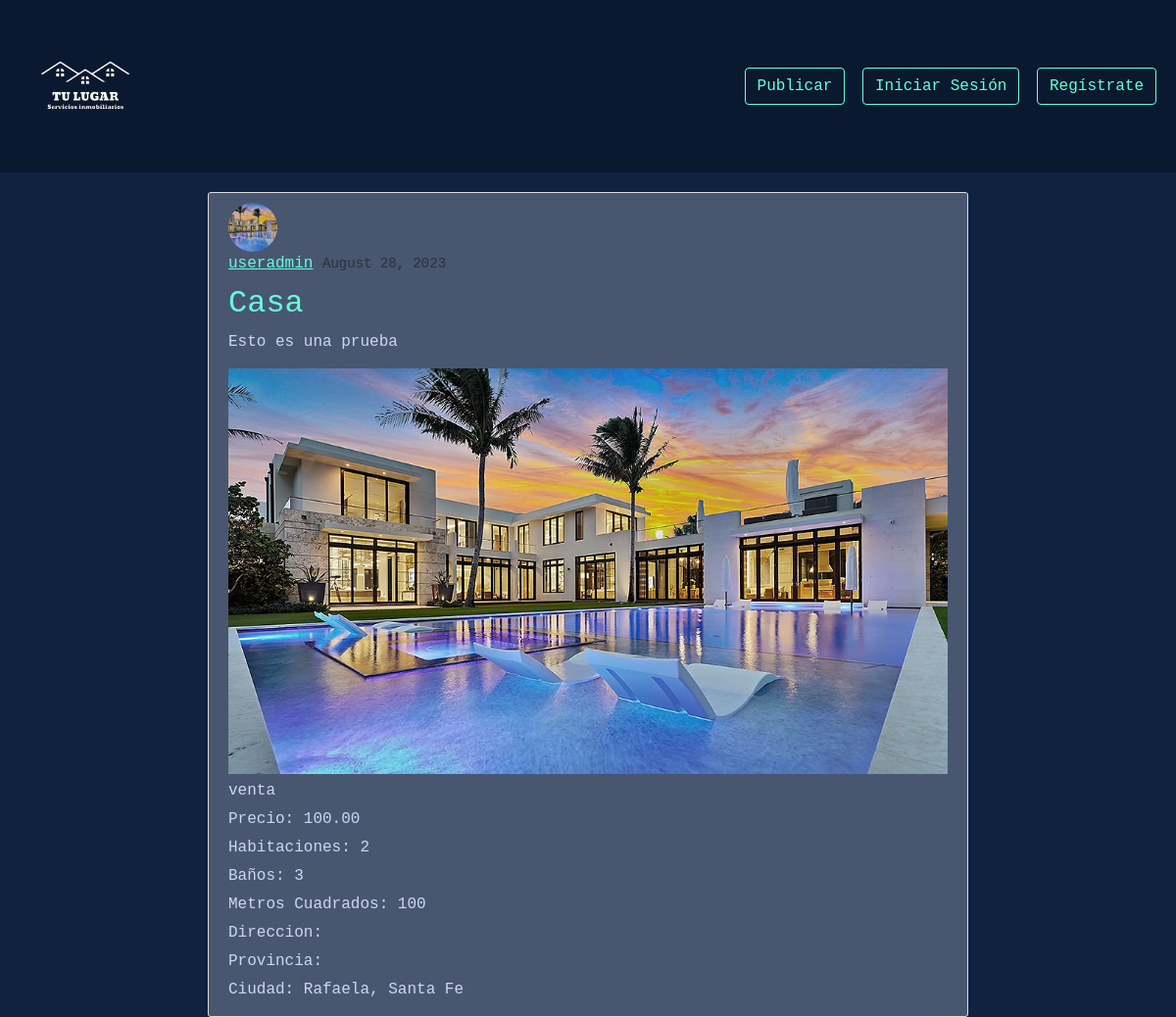
The app's page /, older data.
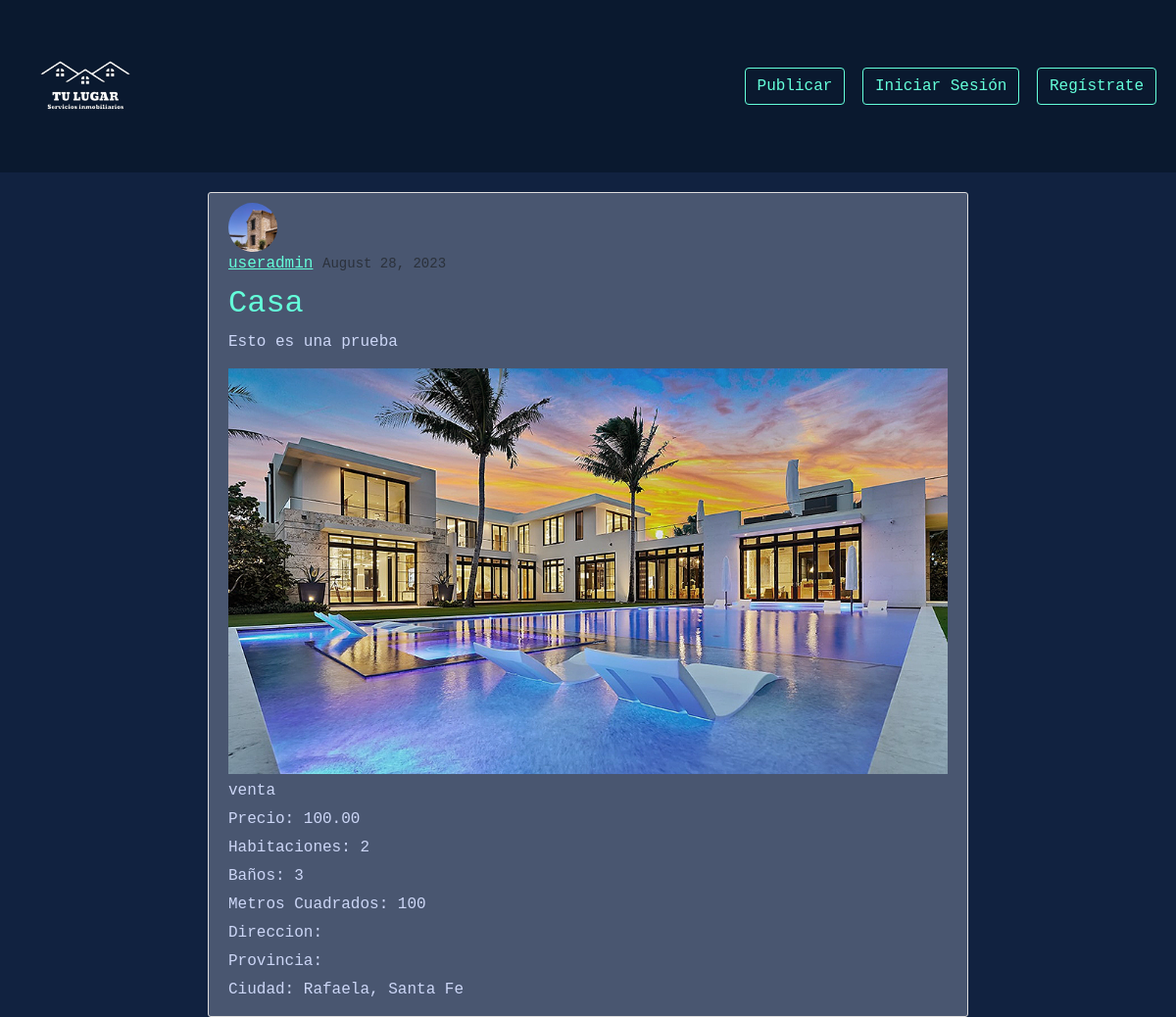
The same page, newer data.
### sitio/models.py (models this page shows, shortened)
class Publicacion(models.Model):
    TIPO_OPERACION = (
        ('venta', 'Venta'),
        ('alquiler', 'Alquiler'),
        ('temporada', 'Temporada')
    )
    TIPO_PROPIEDAD = (
        ('departamento','Departamento'),
        ('casa','Casa'),
        ('deposito','Deposito'),
        ('edificio','Edificio'),
        ('quinta','Quinta Vacacional')
    )
    titulo = models.CharField(max_length=200)
    descripcion = models.TextField()
    tipo_operacion = models.CharField(default='',max_length=10, choices=TIPO_OPERACION)
    tipo_propiedad = models.CharField(default='',max_length=20, choices=TIPO_PROPIEDAD)
    precio = models.DecimalField(default=0, max_digits=10, decimal_places=2)
    habitaciones = models.PositiveIntegerField(default=1)
    banos = models.PositiveIntegerField(default=1)
    metros_cuadrados = models.PositiveIntegerField(default=1)
    direccion = models.CharField(default='', max_length=200)
    provincia = models.CharField(default='', max_length=200)
    ciudad = models.CharField(default='', max_length=200)
    imagen_principal = models.ImageField(default='propiedad_default.jpg', upload_to='propiedades/')
    fecha_creacion = models.DateTimeField(default=timezone.now)
    fecha_actualizado = models.DateTimeField(auto_now=True)
    autor = models.ForeignKey(User, on_delete=models.CASCADE)

class Profile(models.Model):
    user = models.OneToOneField(User, on_delete=models.CASCADE)
    image = models.ImageField(default='default.jpg', upload_to='profile_pics')

### sitio/views.py (the view)
# urls.py: path('', PublicacionListView.as_view(), name = 'home'),
class PublicacionListView(ListView):
    model = Publicacion
    template_name = 'sitio/home.html'
    context_object_name = 'publicaciones'
    ordering = ['-fecha_actualizado']

### sitio/templates/sitio/home.html (shortened to what this page needs)
{% extends "base.html" %}
{% block content %}
{% include "nav.html" %}
<div class="container">
  {% for publicacion in publicaciones %}
    <article class="media content-section">
      <img class="rounded-circle article-img" src="{{ publicacion.autor.profile.image.url }}">
      <div class="media-body">
        <div class="article-metadata">
          <a class="mr-2" href="#">{{ publicacion.autor }}</a>
          <small class="text-muted">{{ publicacion.fecha_creacion|date:"F d, Y" }}</small>
        </div>
        <h2><a class="article-title" href="{% url 'post-detail' publicacion.id %}">{{ publicacion.titulo }}</a></h2>
        <p class="article-content">{{ publicacion.descripcion }}</p>
        <img src="{{ publicacion.imagen_principal.url }}" alt="{{ publicacion.titulo }}" class="publicacion-image">
        <p>{{ publicacion.get_tipo_propiedad_display}}</p>
        <p>Precio: {{ publicacion.precio }}</p>
        <p>Habitaciones: {{ publicacion.habitaciones }}</p>
        <p>Baños: {{ publicacion.banos }}</p>
        <p>Metros Cuadrados: {{ publicacion.metros_cuadrados }}</p>
        <p>Direccion: {{ publicacion.direccion }}</p>
        <p>Provincia: {{ publicacion.provincia }}</p>
        <p>Ciudad: {{ publicacion.ciudad }}</p>
      </div>
    </article>
  {% endfor %}
</div>
{% endblock content %}

### sitio/templates/base.html (shortened to what this page needs)
{% load static %}
{% load crispy_forms_tags %}
<!DOCTYPE html>
<html>
  <head>
    <link rel="stylesheet" href="{% static "fontawesome-free/css/all.min.css"
    %}">
    <link href="https://cdn.jsdelivr.net/npm/bootstrap@5.3.1/dist/css/bootstrap.min.css" rel="stylesheet">
    <link rel="stylesheet" href="https://use.fontawesome.com/releases/v5.6.1/css/all.css">
    <link rel="stylesheet" href="{% static 'css/base.css' %}" />
  </head>
  {% block content %}
  {% endblock content %}
</html>

### sitio/templates/nav.html (shortened to what this page needs)
{% extends 'base.html' %}
{% load static %}
{% block content %}
<html>
  <head>
  </head>
    <nav class="navbar navbar-expand-lg">
        <div class="container-fluid">
            <a class="navbar-brand" href="/">
              <img src="{% static 'img/logo.png' %}" width="150" height="150">
            </a>
            <div class="collapse navbar-collapse" id="navbarSupportedContent">
              <form class="form-inline my-2 my-lg-0">
                {% if user.is_authenticated %}
                  <a href="{% url 'post-create' %}" class="btn btn-outline-success me-2">Publicar</a>
                  <a href="{% url 'perfil' %}" class="btn btn-outline-success me-2">Perfil</a>
                  <a href="{% url 'logout' %}" class="btn btn-outline-success me-2">Cerrar sesión</a>
                {% else %}
                  <a href="{% url 'post-create' %}" class="btn btn-outline-success me-2">Publicar</a>
                  <a href="{% url 'login' %}" class="btn btn-outline-success me-2">Iniciar Sesión</a>
                  <a href="{% url 'register' %}" class="btn btn-outline-success me-2">Regístrate</a>
                {% endif %}
              </form>
            </div>
          </div>
    </nav>
</html>
{% endblock content %}

### sitio/static/css/base.css (style rules this page uses)
* { font-family: var(--font-mono); }
body, html { margin: 0; padding: 0; height: 100%; background: #112240 !important; }
nav { background-color: #0a192f; }
:root { --dark-navy: #020c1b; --navy: #0a192f; --light-navy: #112240; --lightest-navy: #233554; --navy-shadow: rgba(2, 12, 27, 0.7); --dark-slate: #495670; --slate: #8892b0; --light-slate: #a8b2d1; --lightest-slate: #ccd6f6; --white: #e6f1ff; --green: #64ffda; --green-tint: rgba(100, 255, 218, 0.1); --pink: #f57dff; --blue: #57cbff; --font-sans: "Calibre", "Inter", "San Francisco", "SF Pro Text", -apple-system, system-ui, sans-serif; --font-mono: "SF Mono", "Fira Code", "Fira Mono", "Roboto Mono", monospace; --transition: all 0.25s cubic-bezier(0.645, 0.045, 0.355, 1); }
.btn { background: transparent; color: #64ffda; transition: var(--transition); border: 1px solid #64ffda; border-radius: 4px; cursor: pointer; text-decoration: none; }
.content-section { background: #ffffff; padding: 10px 20px; border: 1px solid #dddddd; border-radius: 3px; margin-bottom: 20px; }
a { color: var(--green); }
.container { margin: 20px auto; max-width: 800px; }
.content-section { background: var(--dark-slate); padding: 10px 20px; border: 1px solid #dddddd; border-radius: 3px; margin-bottom: 20px; }
.article-img { width: 50px; height: 50px; border-radius: 50%; object-fit: cover; margin-right: 10px; }
.article-metadata { margin-bottom: 10px; color: var(--light-slate); }
.article-title { color: var(--green); text-decoration: none; transition: var(--transition); }
.article-content { color: var(--white); }
.media-body p { color: var(--lightest-slate); margin: 5px 0; }
.publicacion-image { max-width: 100%; margin-top: 10px; }

Row changes from the older to the newer data that the page shows:
changed through a linked row, Publicacion "Casa": autor.profile.image: a different picture
